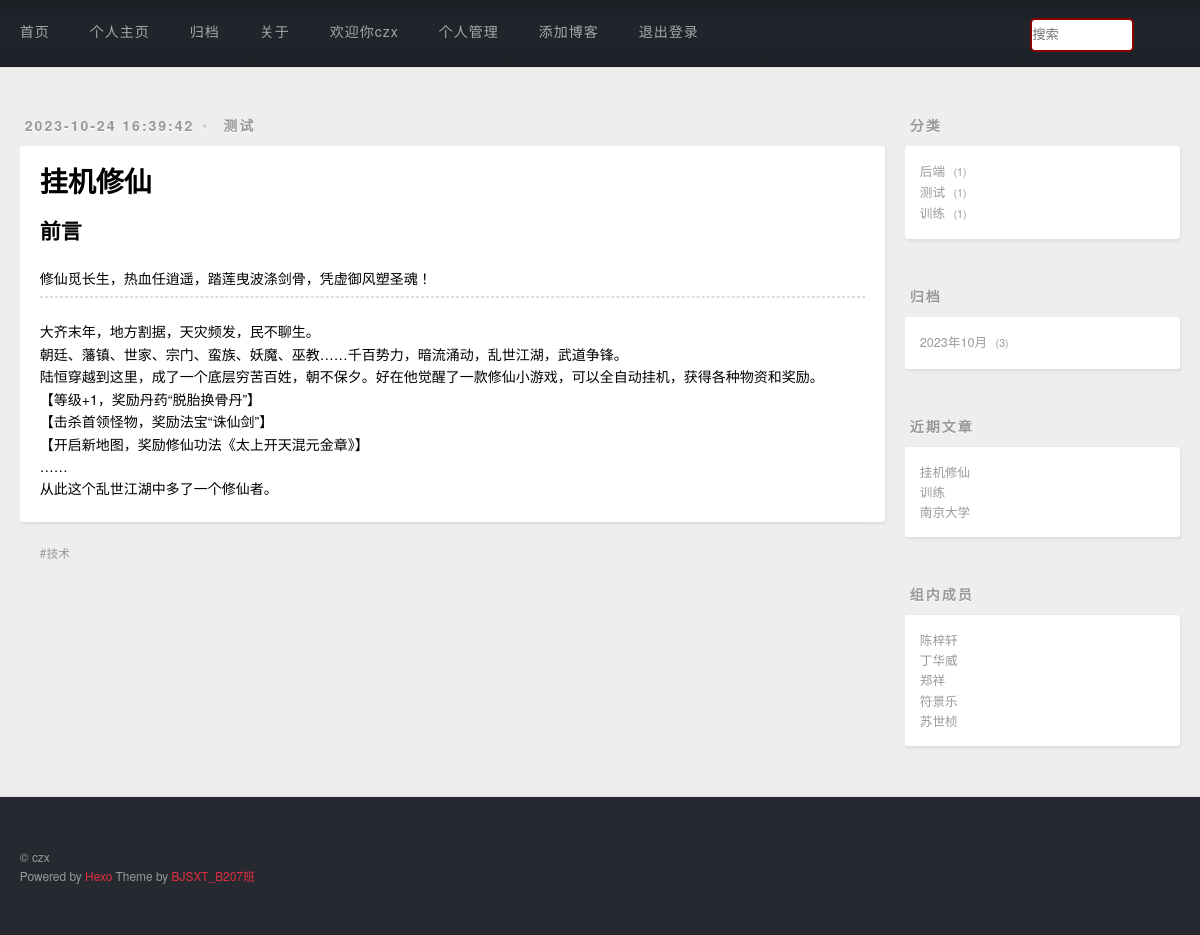
The app's page /post/12 (signed in) with its own data.
### post/models.py (models this page shows, shortened)
class Post(models.Model):
    user = models.ForeignKey(User, verbose_name='用户名', default=1,on_delete=models.CASCADE)
    title = models.CharField(max_length=100, unique=True, verbose_name='标题')
    desc = models.CharField(max_length=200, verbose_name='简介')
    content = RichTextField(verbose_name='内容')
    created = models.DateTimeField(auto_now_add=True)
    modified = models.DateTimeField(auto_now=True)
    isdelete = models.BooleanField(default=False, verbose_name='是否删除')
    category = models.ForeignKey(Category, verbose_name='所属类别',default=1, on_delete=models.CASCADE)
    tag = models.ManyToManyField(Tag, verbose_name='所属标签')
    class Meta:
        db_table = 't_post'
        verbose_name_plural = '帖子'

class Category(models.Model):
    cname = models.CharField(max_length=30, unique=True, verbose_name='类别名称')
    class Meta:
        db_table = 't_category'
        verbose_name_plural = '类别'

class Tag(models.Model):
    tname = models.CharField(max_length=20, unique=True, verbose_name='标签名称')
    class Meta:
        db_table = 't_tag'
        verbose_name_plural = '标签'

### post/views.py (the view)
# urls.py: path('<int:pk>', views.DetailView, name='post_detail'),
def DetailView(request,pk):
    postid = int(pk)
    post_obj = Post.objects.get(id=postid)
    return render(request,'detail.html',{'post_obj':post_obj})

### post/plus.py (called while the page is built)
def getRightInfo(request):
    r_cate_post = Post.objects.values('category__cname','category').annotate(c=Count('*')).order_by('-c')
    r_recent_post = Post.objects.order_by('-created')[:3]
    cursor = connection.cursor()
    r_file_post = cursor.execute('select created,count("*") count from t_post GROUP by strftime("%Y-%m",created) order by count desc ')
    return {'r_cate_post':r_cate_post,'r_recent_post':r_recent_post,'r_file_post':r_file_post}

def getHeaderInfo(request):
    user = request.user
    return {'user':user}

### post/templatetags/mymarkdown.py (called while the page is built)
@register.filter
def md(value):
    return markdown(value)

### post/templates/detail.html (shortened to what this page needs)
{% extends 'base.html' %}
{% load mymarkdown %}
{% block main %}
{% load mymarkdown %}
    <div id="main">
        <article class="article article-type-post">
            <div class="article-meta">
              <a class="article-date">
                <time>{{ post_obj.created|date:'Y-m-d H:i:s' }}</time>
              </a>
              <div class="article-category">
                <a class="article-category-link" href="#" target="_blank">{{ post_obj.category.cname }}</a>
              </div>
            </div>
            <div class="article-inner">
                <header class="article-header">
                    <h1 itemprop="name">
                        <a class="article-title">{{ post_obj.title }}</a>
                    </h1>
                </header>
                <div class="article-entry" itemprop="articleBody">
                    <h2>前言</h2>
                        {{ post_obj.desc }}
                    <hr>
                        {{ post_obj.content|md|safe}}
                </div>
            </div>
            <footer class="article-footer">
                <ul class="article-tag-list">
                    {% for tag in post_obj.tag.all %}
                        <li class="article-tag-list-item">
                            <a class="article-tag-list-link" href="#">{{ tag.tname }}</a>
                        </li>
                    {% endfor %}
                </ul>
            </footer>
        </article>
    </div>
{% endblock %}

### templates/header.html (shortened to what this page needs)
{% load static %}
<header id="header">
  <div id="banner"></div>
  <div id="header-outer" class="outer">
    <div id="header-inner" class="inner">
      <nav id="main-nav">
          <a class="main-nav-link" href="/">首页</a>
          <a class="main-nav-link" href="/post">个人主页</a>
          <a class="main-nav-link" href="/post/archive/">归档</a>
          <a class="main-nav-link" href="/aboutme" >关于</a>
          <a class="main-nav-link" >欢迎你{{user}}</a>
          <a class="main-nav-link" href="/admin">个人管理</a>
          <a class="main-nav-link" href="/create_post" >添加博客</a>
          <a class="main-nav-link" href="{% url "logout" %}">退出登录</a>
      </nav>
      <div class="d1">
        <form method="get" action="/search/">
          <input  type="text" name="q" placeholder="搜索">
        </form>
      </div>
    </div>
  </div>
</header>

### templates/right.html
<aside id="sidebar">
  <div class="widget-wrap">
    <h3 class="widget-title">分类</h3>
    <div class="widget">
      <ul class="category-list">
        {% for rc in r_cate_post %}
            <li class="category-list-item">
              <a class="category-list-link" href="/post/category/{{ rc.category }}">{{ rc.category__cname }}</a>
              <span class="category-list-count">{{ rc.c }}</span>
            </li>
        {% endfor %}
      </ul>
      </div>
  </div>
  <div class="widget-wrap">
    <h3 class="widget-title">归档</h3>
    <div class="widget">
      <ul class="archive-list">
        {% for rf in r_file_post %}
            <li class="archive-list-item">
              <a class="archive-list-link" href="/post/archive/{{ rf.0|date:'Y' }}/{{ rf.0|date:'m' }}">{{ rf.0|date:'Y' }}年{{ rf.0|date:'m' }}月</a>
              <span class="archive-list-count">{{ rf.1 }}</span>
            </li>
        {% endfor %}
      </ul>
    </div>
  </div>
  <div class="widget-wrap">
    <h3 class="widget-title">近期文章</h3>
    <div class="widget">
      <ul>
        {% for rr in r_recent_post %}
            <li>
                <a href="/post/{{ rr.id }}" target="_blank">{{ rr.title|truncatechars:'10' }}</a>
            </li>
        {% endfor %}
      </ul>
    </div>
  </div>
  <div class="widget-wrap">
    <h3 class="widget-title">组内成员</h3>
    <div class="widget">
      <ul>
          <li>
            <a href="http://www.bjsxt.com/" target="_blank">陈梓轩</a>
          </li>
          <li>
            <a href="http://www.sxt.cn/" target="_blank">丁华威</a>
          </li>
          <li>
            <a href="http://www.bjsxt.com/" target="_blank">郑祥</a>
          </li>
          <li>
            <a href="http://www.bjsxt.com/" target="_blank">符景乐</a>
          </li>
          <li>
            <a href="http://www.bjsxt.com/" target="_blank">苏世桢</a>
          </li>
      </ul>
    </div>
  </div>
</aside>

### templates/base.html (style rules this page uses)
form { position: relative; width: 150px; margin: 0 auto; }
.d1 { float: right; line-height: 67px; }
.d1 input { width: 100px; height: 30px; border: 2px solid darkred; border-radius: 5px; outline: none; background: white; color: #1e242a; }

### records on screen
Post: created "2023-10-24 16:39:42", category.cname "测试", title "挂机修仙", desc "修仙觅长生，热血任逍遥，踏莲曳波涤剑骨，凭虚御风塑圣魂！", content|md "大齐末年，地方割据，天灾频发，民不聊生。 朝廷、藩镇、世家、宗门、蛮族、妖魔、巫教……千百势力，暗流涌动，乱世江湖，武道争锋。 陆恒穿越到这里，成了一个底层穷苦百姓，朝不保夕。好在他觉醒了一款修仙小游戏，可以全自动挂机，获得各种物资和奖励。 【等级+1，奖励丹药“脱胎换骨丹”】 【击杀首领怪物，奖励法宝“诛仙剑”】 【开启新地图，奖励修仙功法《太上开天混元金章》】 …… 从此这个乱世江湖中多了一个修仙者。"
Tag: tname "技术"
Post: title "训练"
Post: title "南京大学"

### other values on screen
{{ user }} "czx"
{{ rc.category__cname }} "后端" "测试" "训练"
{{ rc.c }} "1" "1" "1"
{{ rf.0|date:'Y' }} "2023"
{{ rf.0|date:'m' }} "10"
{{ rf.1 }} "3"
